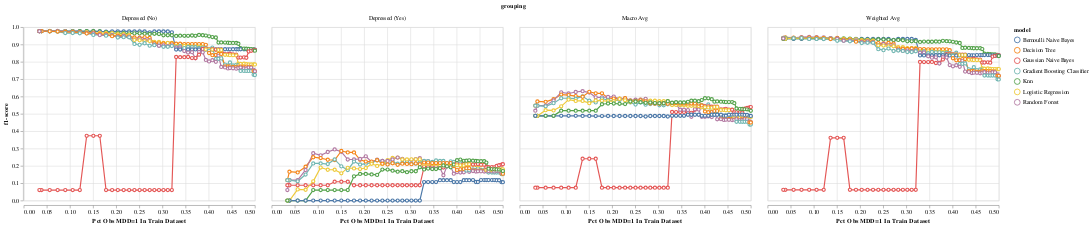

Write notebook code for a chart like this one.
### Code cell
alt.Chart(perf_test_baseline_v2).mark_line(
   point={
     "filled": False,
     "fill": "white"
   }
).encode(
    x = alt.X('y_train_prop', title='Pct Obs MDD=1 In Train Dataset'),
    y = alt.Y('f1-score', scale=alt.Scale(domain=[0, 1])),
    color='model:N',
).facet(
    facet=alt.Facet('grouping')
)

### Figure 1 — Vega-Lite specification as saved in the notebook (floating-point values rounded to 4 significant figures; data arrays with more than 128 entries replaced by an {"elided": "..."} marker saying what was removed)
{"config": {"view": {"continuousWidth": 400, "continuousHeight": 300}}, "data": {"name": "data-353cd784a138ea3f7fae23f5296c7b35"}, "facet": {"field": "grouping", "type": "nominal"}, "spec": {"mark": {"type": "line", "point": {"filled": false, "fill": "white"}}, "encoding": {"color": {"field": "model", "type": "nominal"}, "x": {"field": "y_train_prop", "title": "Pct Obs MDD=1 In Train Dataset", "type": "quantitative"}, "y": {"field": "f1-score", "scale": {"domain": [0, 1]}, "type": "quantitative"}}}, "$schema": "https://vega.github.io/schema/vega-lite/v4.17.0.json", "datasets": {"data-353cd784a138ea3f7fae23f5296c7b35": {"elided": "1428 records"}}}
